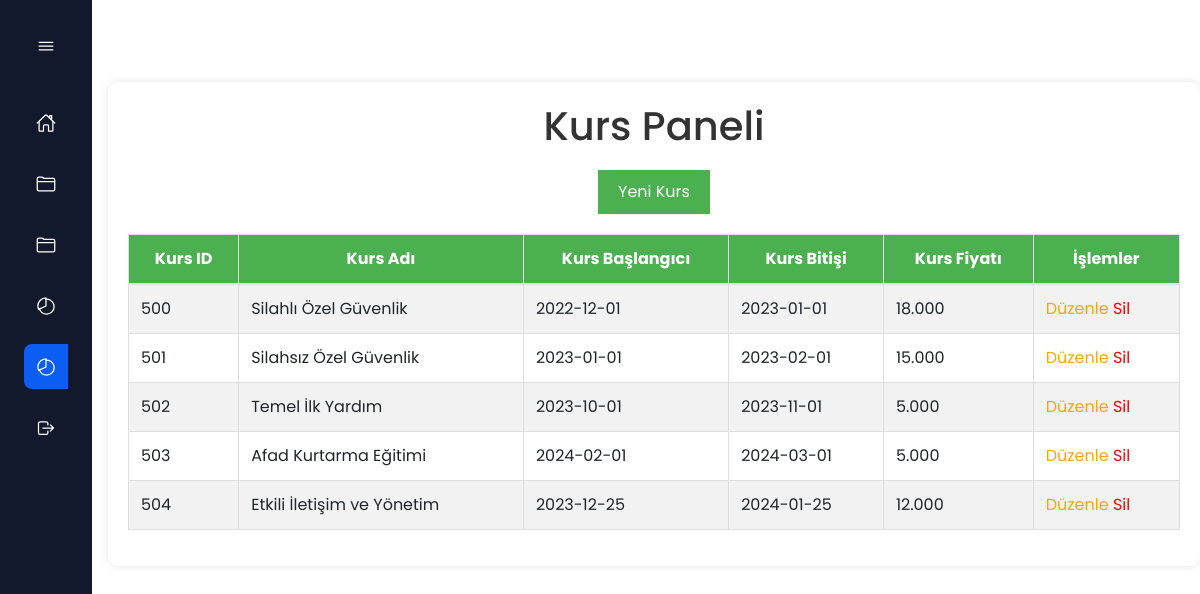
The page /kurslar/kurs.php on the database its author committed.
### tables this page shows
CREATE TABLE `kurs` (
  `kurs_id` int(11) NOT NULL,
  `kurs_ad` varchar(45) NOT NULL,
  `personel_id` int(11) DEFAULT NULL,
  `kurs_baslangic` date DEFAULT NULL,
  `kurs_bitis` date DEFAULT NULL,
  `kurs_fiyat` varchar(45) DEFAULT NULL
);

### kurslar/kurs.php (the view, shortened to what this page needs)
<?php include("header.php")?>
<div class="admin-container">
        <h1>Kurs Paneli</h1>
        <div class="form-container">
            <a href="yenikayit.php"><button id="new-record-btn" onclick="showUserForm()">Yeni Kurs</button></a>
        </div>
        <div class="table-container">
            <table id="personel_tablo" class="table table-striped" style="width:100%">
                <thead>
                    <tr>
                        <th>Kurs ID</th>
                        <th>Kurs Adı</th>
                        <th>Kurs Başlangıcı </th>
                        <th>Kurs Bitişi</th>
                        <th>Kurs Fiyatı</th>
                        <th colspan="2">İşlemler</th>
                    </tr>
                </thead>
                <tbody>
                    <?php
                    $servername= "localhost";
                    $username="root";
                    $password="";
                    $database="personel_takip";
                    $connection= new mysqli($servername,$username,$password,$database);
                    $sql= "SELECT * FROM kurs";
                    $result=$connection->query($sql);
                    $rows = $result->fetch_all(MYSQLI_ASSOC);
                    foreach ($rows as $row) {
                        echo "<tr>
                            <td>".$row["kurs_id"]."</td>
                            <td>".$row["kurs_ad"]."</td>
                            <td>".$row["kurs_baslangic"]."</td>
                            <td>".$row["kurs_bitis"]."</td>
                            <td>".$row["kurs_fiyat"]."</td>
                            <td>
                            <a href='edit.php?id={$row["personel_id"]}' style=' color:orange'>Düzenle</a>
                            <a href='delete.php?id={$row["personel_id"]}' style='color:red' onclick=\"return confirm('Silmek istediğinize emin misiniz?');\">Sil</a>
                            </td>
                        </tr>";
                    }
                    ?>
            </table>
        </div>
    </div>
<?php include("../sidebar/footer.php")?>

### kurslar/kurs.css (style rules this page uses)
.admin-container { text-align: center; padding: 20px; margin: 50px auto; border-radius: 10px; background-color: #fff; box-shadow: 0 0 10px rgba(0, 0, 0, 0.1); }
h1 { color: #333; }
.table-container { margin-top: 20px; overflow-x: auto; }
table { width: 100%; border-collapse: collapse; }
th, td { border: 1px solid #ddd; padding: 8px; text-align: left; }
thead { background-color: #4CAF50; color: white; }
button { padding: 8px 16px; margin: 5px; background-color: #4CAF50; color: white; border: none; border-radius: 4px; cursor: pointer; }
.form-container { margin-top: 20px; }
.form-container { display: flex; flex-direction: column; align-items: center; }
.table-container { display: flex; flex-direction: column; align-items: center; }
button { padding: 10px 20px; background-color: #4CAF50; color: white; border: none; border-radius: 4px; cursor: pointer; }

### sidebar/assets/css/styles.css (style rules this page uses)
:root { --nav-width: 92px; --first-color: #0C5DF4; --bg-color: #12192C; --sub-color: #B6CEFC; --white-color: #FFF; --body-font: 'Poppins', sans-serif; --normal-font-size: 1rem; --small-font-size: .875rem; --z-fixed: 100; }
*,::before,::after { box-sizing: border-box; }
body { position: relative; margin: 0; padding: 2rem 0 0 6.75rem; font-family: var(--body-font); font-size: var(--normal-font-size); transition: .5s; }
h1 { margin: 0; }
a { text-decoration: none; }

### rows shown on the page
kurs: kurs_id "500", kurs_ad "Silahlı Özel Güvenlik", kurs_baslangic "2022-12-01", kurs_bitis "2023-01-01", kurs_fiyat "18.000"
kurs: kurs_id "501", kurs_ad "Silahsız Özel Güvenlik", kurs_baslangic "2023-01-01", kurs_bitis "2023-02-01", kurs_fiyat "15.000"
kurs: kurs_id "502", kurs_ad "Temel İlk Yardım", kurs_baslangic "2023-10-01", kurs_bitis "2023-11-01", kurs_fiyat "5.000"
kurs: kurs_id "503", kurs_ad "Afad Kurtarma Eğitimi", kurs_baslangic "2024-02-01", kurs_bitis "2024-03-01", kurs_fiyat "5.000"
kurs: kurs_id "504", kurs_ad "Etkili İletişim ve Yönetim", kurs_baslangic "2023-12-25", kurs_bitis "2024-01-25", kurs_fiyat "12.000"
